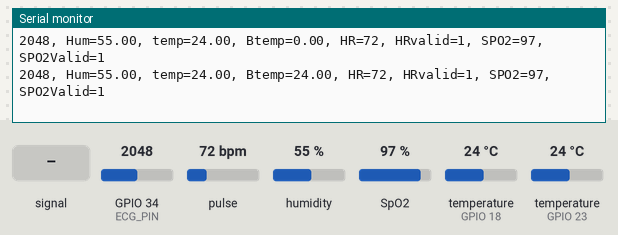
The sketch below on a simulated ESP32. Shown: the last lines printed to the serial monitor. The test bench sets the inputs (shaded band); at power-on: pulse 72 bpm, humidity 55 %, temperature (sensors on GPIO 23, GPIO 18) 24 °C, GPIO 34 (ECG_PIN) = 2048, SpO2 97 %. WiFi joins after 1.5 s; servers stay silent unless stated; storage starts empty.

Above: at 6.3 s.
6.4 s: GPIO 34 (ECG_PIN) fed a 200 Hz sine of ±327 counts around its level
At 7.1 s:
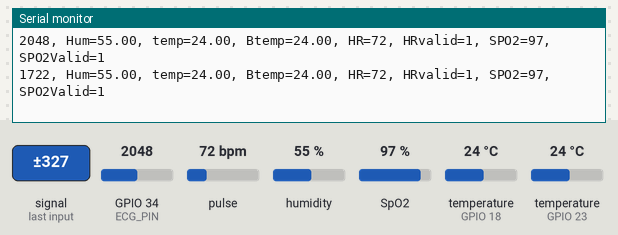
7.9 s: pulse set to 42 bpm
At 8.6 s:
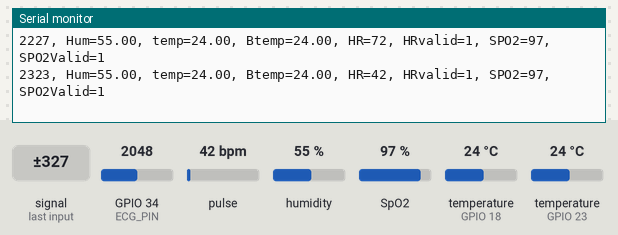
9.4 s: humidity set to 22 %
At 9.4 s:
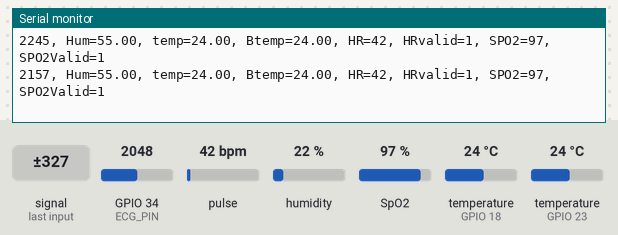
10.9 s: temperature (sensor on GPIO 23) set to 12 °C
At 10.9 s:
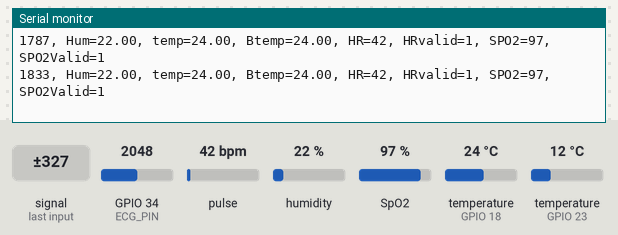
12.4 s: GPIO 34 (ECG_PIN) set to 2866
At 12.4 s:
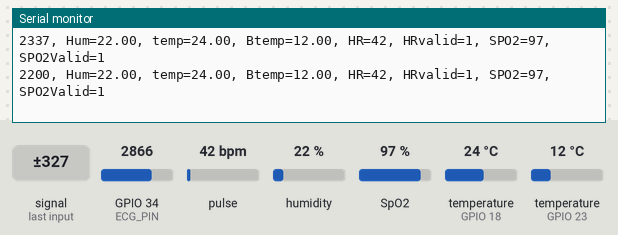
13.9 s: SpO2 set to 80 %
At 13.9 s:
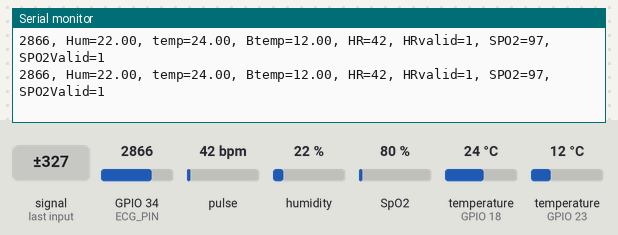
Timing chart, 0 to 16.4 s (numbered marks = the images above; inputs shaded):
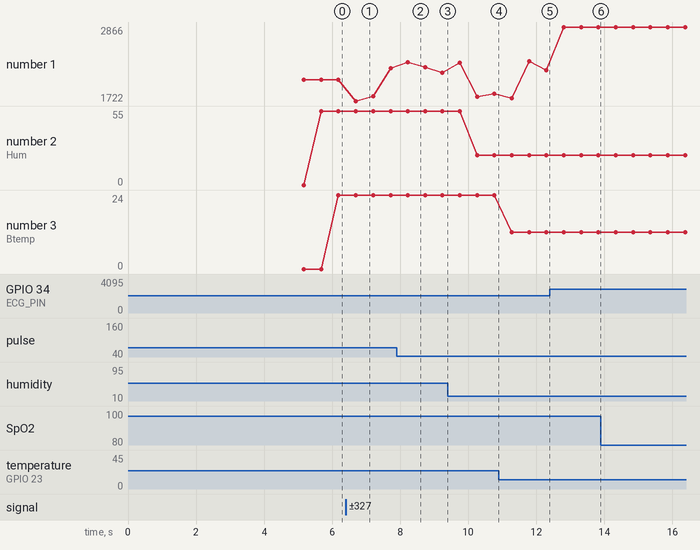

Measured:
- after the input at 6.4 s, the serial monitor: prints a new line after 0.29 s (image 1)
- after the input at 7.9 s, the serial monitor: prints a new line after 0.32 s (image 2)
- plotted number 1: 2048 → 2227 after the input at 6.4 s, 2200 → 2866 after the input at 12.4 s
- plotted number 2: 55 → 22 after the input at 9.4 s
- plotted number 3: 24 → 12 after the input at 10.9 s

The sketch:

health_monitor.ino
```cpp
#include <Arduino.h>

#define REPORTING_PERIOD_MS 1000
uint32_t tsLastReport = 0;

//********************************************
#include <Wire.h>
#include "MAX30105.h"
MAX30105 pox;

#include "heartRate.h"
const byte RATE_SIZE = 4; // Increase this for more averaging. 4 is good.
byte rates[RATE_SIZE];    // Array of heart rates
byte rateSpot = 0;
long lastBeat = 0; // Time at which the last beat occurred
float beatsPerMinute;
int beatAvg;
long irValue;

#include "spo2_algorithm.h"
int32_t bufferLength;    // data length
int32_t spo2;            // SPO2 value
int8_t validSPO2;        // indicator to show if the SPO2 calculation is valid
int32_t heartRate;       // heart rate value
int8_t validHeartRate;   // indicator to show if the heart rate calculation is valid
uint32_t irBuffer[100];  // infrared LED sensor data
uint32_t redBuffer[100]; // red LED sensor data

TaskHandle_t pox_task_handle;
//********************************************

//********************************************
#include <Adafruit_Sensor.h>
#include "DHT.h"
#define DHTPIN 18 // Digital pin connected to the DHT sensor
#define DHTTYPE DHT11

DHT dht(DHTPIN, DHTTYPE);

// TaskHandle_t DHT11_task_handle;
//********************************************

//********************************************
#define ECG_PIN 34
#define ECG_LOM_PIN 25
#define ECG_LOP_PIN 33
#define ECG_SDN_PIN 32

// TaskHandle_t DHT11_task_handle;
//********************************************

//********************************************

#include <OneWire.h>
#include <DallasTemperature.h>

// GPIO where the DS18B20 is connected to
const int oneWireBus = 23;

// Setup a oneWire instance to communicate with any OneWire devices
OneWire oneWire(oneWireBus);

// Pass our oneWire reference to Dallas Temperature sensor
DallasTemperature DS18B20(&oneWire);

// TaskHandle_t DALLAS_task_handle;
//********************************************

//********************************************
#include <WiFi.h>
#include <WebServer.h>

float temperature, humidity, BPM, SpO2, bodytemperature;

/*Put your SSID & Password*/
const char *ssid = " Palkar";        // Enter SSID here
const char *password = "Aasdv9196?"; // Enter Password here
// WebServer server(80);

#include <AsyncTCP.h>
#include <ESPAsyncWebServer.h>
#include "SPIFFS.h"

AsyncWebServer server(80);
AsyncEventSource events("/events");

// Timer variables
unsigned long lastTime = 0;
unsigned long timerDelay = 500;

#include <Arduino_JSON.h>
// Json Variable to Hold Sensor Readings
JSONVar readings;

//********************************************

TaskHandle_t print_task_handle;

void print_task(void *pvParameters)
{
    for (;;)
    {
        // Print variables
        Serial.print(analogRead(ECG_PIN));

        Serial.print(F(", Hum="));
        Serial.print(humidity);

        Serial.print(F(", temp="));
        Serial.print(temperature);

        Serial.print(F(", Btemp="));
        Serial.print(bodytemperature);

        Serial.print(F(", HR="));
        Serial.print(heartRate, DEC);

        Serial.print(F(", HRvalid="));
        Serial.print(validHeartRate, DEC);

        Serial.print(F(", SPO2="));
        Serial.print(spo2, DEC);

        Serial.print(F(", SPO2Valid="));
        Serial.println(validSPO2, DEC);

        delay(500);
    }
}

void MAX30102_task(void *pvParameters)
{
    Serial.print("Initializing pulse oximeter..");
    if (!pox.begin(Wire, I2C_SPEED_FAST))
    {
        Serial.println(F("MAX30105 was not found. Please check wiring/power."));
        while (1)
            ;
    }
    else
    {
        Serial.println("SUCCESS");
        // pox.setOnBeatDetectedCallback(onBeatDetected);
    }

    byte ledBrightness = 60; // Options: 0=Off to 255=50mA
    byte sampleAverage = 4;  // Options: 1, 2, 4, 8, 16, 32
    byte ledMode = 2;        // Options: 1 = Red only, 2 = Red + IR, 3 = Red + IR + Green
    byte sampleRate = 100;   // Options: 50, 100, 200, 400, 800, 1000, 1600, 3200
    int pulseWidth = 411;    // Options: 69, 118, 215, 411
    int adcRange = 4096;     // Options: 2048, 4096, 8192, 16384

    pox.setup(); // Configure sensor with these settings

    for (;;)
    {
        bufferLength = 100; // buffer length of 100 stores 4 seconds of samples running at 25sps

        // read the first 100 samples, and determine the signal range
        for (byte i = 0; i < bufferLength; i++)
        {
            while (pox.available() == false) // do we have new data?
                pox.check();                 // Check the sensor for new data

            redBuffer[i] = pox.getRed();
            irBuffer[i] = pox.getIR();
            pox.nextSample(); // We're finished with this sample so move to next sample
            // Serial.print(F("red="));
            // Serial.print(redBuffer[i], DEC);
            // Serial.print(F(", ir="));
            // Serial.println(irBuffer[i], DEC);
        }

        // calculate heart rate and SpO2 after first 100 samples (first 4 seconds of samples)
        maxim_heart_rate_and_oxygen_saturation(irBuffer, bufferLength, redBuffer, &spo2, &validSPO2, &heartRate, &validHeartRate);

        // Continuously taking samples from MAX30102.  Heart rate and SpO2 are calculated every 1 second
        while (1)
        {
            // dumping the first 25 sets of samples in the memory and shift the last 75 sets of samples to the top
            for (byte i = 25; i < 100; i++)
            {
                redBuffer[i - 25] = redBuffer[i];
                irBuffer[i - 25] = irBuffer[i];
            }

            // take 25 sets of samples before calculating the heart rate.
            for (byte i = 75; i < 100; i++)
            {
                while (pox.available() == false) // do we have new data?
                    pox.check();                 // Check the sensor for new data

                // digitalWrite(readLED, !digitalRead(readLED)); // Blink onboard LED with every data read

                redBuffer[i] = pox.getRed();
                irBuffer[i] = pox.getIR();
                pox.nextSample(); // We're finished with this sample so move to next sample
            }

            // After gathering 25 new samples recalculate HR and SP02
            maxim_heart_rate_and_oxygen_saturation(irBuffer, bufferLength, redBuffer, &spo2, &validSPO2, &heartRate, &validHeartRate);
        }
        delay(1);
    }
}

String getSensorReadings()
{
    readings["sensor1"] = String(analogRead(ECG_PIN));
    readings["sensor2"] = String(temperature);
    readings["sensor3"] = String(BPM);
    readings["sensor4"] = String(SpO2);

    String jsonString = JSON.stringify(readings);
    return jsonString;
}

void setup()
{
    Serial.begin(115200);
    delay(100);

    initSPIFFS();

    // ECG *******************************************
    pinMode(ECG_PIN, INPUT);
    pinMode(ECG_LOM_PIN, INPUT);
    pinMode(ECG_LOP_PIN, INPUT);
    pinMode(ECG_SDN_PIN, INPUT);

    Serial.println("Connecting to ");
    Serial.println(ssid);

    // connect to your local wi-fi network
    WiFi.begin(ssid, password);

    // check wi-fi is connected to wi-fi network
    while (WiFi.status() != WL_CONNECTED)
    {
        delay(1000);
        Serial.print(".");
    }
    Serial.println("");
    Serial.println("WiFi connected..!");
    Serial.print("Got IP: ");
    Serial.println(WiFi.localIP());

    // Web Server *******************************************
    server.on("/", HTTP_GET, [](AsyncWebServerRequest *request)
              { request->send(SPIFFS, "/index.html", "text/html"); });

    server.serveStatic("/", SPIFFS, "/");

    // Request for the latest sensor readings
    server.on("/readings", HTTP_GET, [](AsyncWebServerRequest *request)
              {
    String json = getSensorReadings();
    request->send(200, "application/json", json);
    json = String(); });

    events.onConnect([](AsyncEventSourceClient *client)
                     {
    if(client->lastId()){
      Serial.printf("Client reconnected! Last message ID that it got is: %u\n", client->lastId());
    }
    // send event with message "hello!", id current millis
    // and set reconnect delay to 1 second
    client->send("hello!", NULL, millis(), 10000); });
    server.addHandler(&events);

    // Start server
    server.begin();

    // DHT11 *******************************************
    dht.begin();

    // DS18B20 *******************************************
    DS18B20.begin();

    // MAX30102 *******************************************
    xTaskCreate(MAX30102_task, "pox_task", 5000, NULL, 1, &pox_task_handle);
    configASSERT(pox_task_handle);
    delay(3000);

    xTaskCreate(print_task, "print_task", 5000, NULL, 1, &print_task_handle);
}

void loop()
{
    if ((millis() - lastTime) > timerDelay)
    {
            events.send("ping", NULL, millis());
            events.send(getSensorReadings().c_str(), "new_readings", millis());
        lastTime = millis();
    }

    // Assign all read values to server variables
    temperature = dht.readTemperature();
    humidity = dht.readHumidity();
    BPM = constrain(heartRate, -1, 300);
    SpO2 = constrain(spo2, -1, 100);

    DS18B20.requestTemperatures();
    bodytemperature = DS18B20.getTempCByIndex(0);

    delay(50);
}

// Initialize SPIFFS
void initSPIFFS()
{
    if (!SPIFFS.begin())
    {
        Serial.println("An error has occurred while mounting SPIFFS");
    }
    else
    {
        Serial.println("SPIFFS mounted successfully");
    }
}
```
